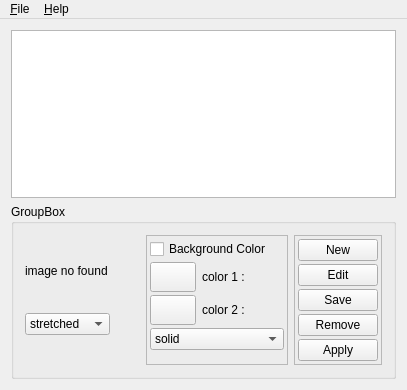
<?xml version="1.0" encoding="UTF-8"?>
<ui version="4.0">
 <class>MainWindow</class>
 <widget class="QMainWindow" name="MainWindow">
  <property name="geometry">
   <rect>
    <x>0</x>
    <y>0</y>
    <width>407</width>
    <height>390</height>
   </rect>
  </property>
  <property name="windowTitle">
   <string>MainWindow</string>
  </property>
  <property name="windowIcon">
   <iconset resource="img.qrc">
    <normaloff>:/xmlbg48.png</normaloff>:/xmlbg48.png</iconset>
  </property>
  <property name="layoutDirection">
   <enum>Qt::LeftToRight</enum>
  </property>
  <widget class="QWidget" name="centralWidget">
   <layout class="QVBoxLayout" name="verticalLayout_3">
    <item>
     <widget class="QListWidget" name="listWidget">
      <property name="minimumSize">
       <size>
        <width>138</width>
        <height>138</height>
       </size>
      </property>
      <property name="iconSize">
       <size>
        <width>180</width>
        <height>128</height>
       </size>
      </property>
      <property name="resizeMode">
       <enum>QListView::Adjust</enum>
      </property>
      <property name="viewMode">
       <enum>QListView::IconMode</enum>
      </property>
      <property name="uniformItemSizes">
       <bool>true</bool>
      </property>
      <property name="wordWrap">
       <bool>true</bool>
      </property>
     </widget>
    </item>
    <item>
     <widget class="QGroupBox" name="groupBox">
      <property name="sizePolicy">
       <sizepolicy hsizetype="Expanding" vsizetype="Fixed">
        <horstretch>0</horstretch>
        <verstretch>0</verstretch>
       </sizepolicy>
      </property>
      <property name="title">
       <string>GroupBox</string>
      </property>
      <layout class="QHBoxLayout" name="horizontalLayout">
       <item>
        <layout class="QVBoxLayout" name="verticalLayout_2">
         <item>
          <widget class="QLabel" name="label">
           <property name="sizePolicy">
            <sizepolicy hsizetype="Fixed" vsizetype="Fixed">
             <horstretch>0</horstretch>
             <verstretch>0</verstretch>
            </sizepolicy>
           </property>
           <property name="text">
            <string>image no found</string>
           </property>
          </widget>
         </item>
         <item>
          <widget class="QComboBox" name="comboBoxType">
           <item>
            <property name="text">
             <string>stretched</string>
            </property>
           </item>
           <item>
            <property name="text">
             <string>wallpaper</string>
            </property>
           </item>
           <item>
            <property name="text">
             <string>zoom</string>
            </property>
           </item>
           <item>
            <property name="text">
             <string>centered</string>
            </property>
           </item>
           <item>
            <property name="text">
             <string>scaled</string>
            </property>
           </item>
           <item>
            <property name="text">
             <string>spanned</string>
            </property>
           </item>
          </widget>
         </item>
        </layout>
       </item>
       <item>
        <spacer name="horizontalSpacer">
         <property name="orientation">
          <enum>Qt::Horizontal</enum>
         </property>
         <property name="sizeHint" stdset="0">
          <size>
           <width>228</width>
           <height>20</height>
          </size>
         </property>
        </spacer>
       </item>
       <item>
        <widget class="QFrame" name="frame_2">
         <property name="frameShape">
          <enum>QFrame::StyledPanel</enum>
         </property>
         <property name="frameShadow">
          <enum>QFrame::Raised</enum>
         </property>
         <layout class="QVBoxLayout" name="verticalLayout_4">
          <property name="spacing">
           <number>3</number>
          </property>
          <property name="margin">
           <number>3</number>
          </property>
          <item>
           <widget class="QCheckBox" name="checkBoxColor">
            <property name="text">
             <string>Background Color</string>
            </property>
           </widget>
          </item>
          <item>
           <layout class="QHBoxLayout" name="horizontalLayout_2">
            <item>
             <widget class="QPushButton" name="btnColor1">
              <property name="minimumSize">
               <size>
                <width>0</width>
                <height>30</height>
               </size>
              </property>
              <property name="maximumSize">
               <size>
                <width>46</width>
                <height>16777215</height>
               </size>
              </property>
              <property name="accessibleDescription">
               <string notr="true"/>
              </property>
              <property name="iconSize">
               <size>
                <width>30</width>
                <height>12</height>
               </size>
              </property>
              <property name="default">
               <bool>false</bool>
              </property>
             </widget>
            </item>
            <item>
             <widget class="QLabel" name="labelColor1">
              <property name="text">
               <string>color 1 :</string>
              </property>
             </widget>
            </item>
           </layout>
          </item>
          <item>
           <layout class="QHBoxLayout" name="horizontalLayout_3">
            <item>
             <widget class="QPushButton" name="btnColor2">
              <property name="minimumSize">
               <size>
                <width>0</width>
                <height>30</height>
               </size>
              </property>
              <property name="maximumSize">
               <size>
                <width>46</width>
                <height>16777215</height>
               </size>
              </property>
              <property name="accessibleDescription">
               <string notr="true"/>
              </property>
              <property name="iconSize">
               <size>
                <width>30</width>
                <height>12</height>
               </size>
              </property>
              <property name="flat">
               <bool>false</bool>
              </property>
             </widget>
            </item>
            <item>
             <widget class="QLabel" name="labelColor2">
              <property name="text">
               <string>color 2 :</string>
              </property>
             </widget>
            </item>
           </layout>
          </item>
          <item>
           <widget class="QComboBox" name="comboBoxColor">
            <item>
             <property name="text">
              <string>solid</string>
             </property>
            </item>
            <item>
             <property name="text">
              <string>horizontal-gradient</string>
             </property>
            </item>
            <item>
             <property name="text">
              <string>vertical-gradient</string>
             </property>
            </item>
           </widget>
          </item>
          <item>
           <spacer name="verticalSpacer">
            <property name="orientation">
             <enum>Qt::Vertical</enum>
            </property>
            <property name="sizeHint" stdset="0">
             <size>
              <width>20</width>
              <height>10</height>
             </size>
            </property>
           </spacer>
          </item>
         </layout>
        </widget>
       </item>
       <item>
        <widget class="QFrame" name="frame">
         <property name="frameShape">
          <enum>QFrame::StyledPanel</enum>
         </property>
         <property name="frameShadow">
          <enum>QFrame::Raised</enum>
         </property>
         <layout class="QVBoxLayout" name="verticalLayout">
          <property name="spacing">
           <number>3</number>
          </property>
          <property name="margin">
           <number>3</number>
          </property>
          <item>
           <widget class="QPushButton" name="pushButton">
            <property name="text">
             <string>New</string>
            </property>
           </widget>
          </item>
          <item>
           <widget class="QPushButton" name="pushButtonEdit">
            <property name="text">
             <string>Edit</string>
            </property>
           </widget>
          </item>
          <item>
           <widget class="QPushButton" name="btnSave">
            <property name="text">
             <string>Save</string>
            </property>
           </widget>
          </item>
          <item>
           <widget class="QPushButton" name="pushButtonRemove">
            <property name="text">
             <string>Remove</string>
            </property>
           </widget>
          </item>
          <item>
           <widget class="QPushButton" name="pushButtonAplique">
            <property name="text">
             <string>Apply</string>
            </property>
           </widget>
          </item>
         </layout>
        </widget>
       </item>
      </layout>
     </widget>
    </item>
   </layout>
  </widget>
  <widget class="QMenuBar" name="menuBar">
   <property name="geometry">
    <rect>
     <x>0</x>
     <y>0</y>
     <width>407</width>
     <height>27</height>
    </rect>
   </property>
   <widget class="QMenu" name="menuFile">
    <property name="title">
     <string>&amp;File</string>
    </property>
    <addaction name="actionArchive"/>
    <addaction name="actionImportXml"/>
    <addaction name="separator"/>
    <addaction name="actionExite"/>
   </widget>
   <widget class="QMenu" name="menuHelp">
    <property name="title">
     <string>&amp;Help</string>
    </property>
    <addaction name="actionAbout"/>
    <addaction name="actionAboutQt"/>
   </widget>
   <addaction name="menuFile"/>
   <addaction name="menuHelp"/>
  </widget>
  <action name="actionArchive">
   <property name="text">
    <string>Creat archive</string>
   </property>
  </action>
  <action name="actionExite">
   <property name="text">
    <string>&amp;Exit</string>
   </property>
  </action>
  <action name="actionAbout">
   <property name="text">
    <string>About</string>
   </property>
  </action>
  <action name="actionImportXml">
   <property name="text">
    <string>Import Xml Wallpaper</string>
   </property>
  </action>
  <action name="actionAboutQt">
   <property name="text">
    <string>aboutQt</string>
   </property>
  </action>
 </widget>
 <layoutdefault spacing="6" margin="11"/>
 <resources>
  <include location="img.qrc"/>
 </resources>
 <connections/>
</ui>
